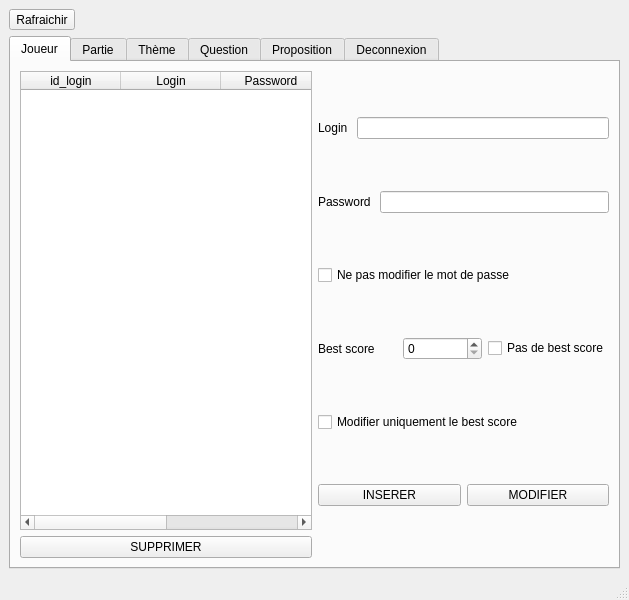
<?xml version="1.0" encoding="UTF-8"?>
<ui version="4.0">
 <class>SecondMainWindow</class>
 <widget class="QMainWindow" name="SecondMainWindow">
  <property name="windowModality">
   <enum>Qt::WindowModal</enum>
  </property>
  <property name="geometry">
   <rect>
    <x>0</x>
    <y>0</y>
    <width>629</width>
    <height>600</height>
   </rect>
  </property>
  <property name="sizePolicy">
   <sizepolicy hsizetype="Fixed" vsizetype="Fixed">
    <horstretch>0</horstretch>
    <verstretch>0</verstretch>
   </sizepolicy>
  </property>
  <property name="maximumSize">
   <size>
    <width>1200</width>
    <height>800</height>
   </size>
  </property>
  <property name="windowTitle">
   <string>MainWindow</string>
  </property>
  <widget class="QWidget" name="centralwidget">
   <layout class="QVBoxLayout" name="verticalLayout">
    <item>
     <widget class="QToolButton" name="toolButton">
      <property name="text">
       <string>Rafraichir</string>
      </property>
     </widget>
    </item>
    <item>
     <layout class="QVBoxLayout" name="layout_tableau">
      <item>
       <widget class="QTabWidget" name="tableau_onglet">
        <property name="enabled">
         <bool>true</bool>
        </property>
        <property name="maximumSize">
         <size>
          <width>1200</width>
          <height>800</height>
         </size>
        </property>
        <property name="sizeIncrement">
         <size>
          <width>0</width>
          <height>0</height>
         </size>
        </property>
        <property name="baseSize">
         <size>
          <width>0</width>
          <height>0</height>
         </size>
        </property>
        <property name="currentIndex">
         <number>0</number>
        </property>
        <widget class="QWidget" name="onglet_joueur">
         <attribute name="title">
          <string>Joueur</string>
         </attribute>
         <layout class="QVBoxLayout" name="verticalLayout_5">
          <item>
           <layout class="QHBoxLayout" name="layout_joueur">
            <item>
             <layout class="QVBoxLayout" name="layout_table_joueur">
              <item>
               <widget class="QTableWidget" name="table_joueur">
                <property name="sizePolicy">
                 <sizepolicy hsizetype="Expanding" vsizetype="Expanding">
                  <horstretch>0</horstretch>
                  <verstretch>0</verstretch>
                 </sizepolicy>
                </property>
                <property name="maximumSize">
                 <size>
                  <width>800</width>
                  <height>600</height>
                 </size>
                </property>
                <property name="lineWidth">
                 <number>1</number>
                </property>
                <attribute name="horizontalHeaderStretchLastSection">
                 <bool>true</bool>
                </attribute>
                <column>
                 <property name="text">
                  <string>id_login</string>
                 </property>
                </column>
                <column>
                 <property name="text">
                  <string>Login</string>
                 </property>
                </column>
                <column>
                 <property name="text">
                  <string>Password</string>
                 </property>
                </column>
                <column>
                 <property name="text">
                  <string>Best_score</string>
                 </property>
                </column>
               </widget>
              </item>
              <item>
               <widget class="QPushButton" name="supprimer_joueur">
                <property name="text">
                 <string>SUPPRIMER</string>
                </property>
               </widget>
              </item>
             </layout>
            </item>
            <item>
             <layout class="QVBoxLayout" name="layout_champs_joueur">
              <item>
               <layout class="QHBoxLayout" name="layou_login">
                <item>
                 <widget class="QLabel" name="label_login">
                  <property name="text">
                   <string>Login </string>
                  </property>
                 </widget>
                </item>
                <item>
                 <widget class="QLineEdit" name="line_login"/>
                </item>
               </layout>
              </item>
              <item>
               <layout class="QHBoxLayout" name="layout_password">
                <item>
                 <widget class="QLabel" name="label_password">
                  <property name="text">
                   <string>Password </string>
                  </property>
                 </widget>
                </item>
                <item>
                 <widget class="QLineEdit" name="line_password">
                  <property name="echoMode">
                   <enum>QLineEdit::Password</enum>
                  </property>
                 </widget>
                </item>
               </layout>
              </item>
              <item>
               <widget class="QCheckBox" name="checkBox_password">
                <property name="text">
                 <string>Ne pas modifier le mot de passe</string>
                </property>
               </widget>
              </item>
              <item>
               <layout class="QHBoxLayout" name="layout_bestscore">
                <item>
                 <widget class="QLabel" name="label_bestscore">
                  <property name="text">
                   <string>Best score </string>
                  </property>
                 </widget>
                </item>
                <item>
                 <widget class="QSpinBox" name="line_bestscore">
                  <property name="maximum">
                   <number>100000</number>
                  </property>
                 </widget>
                </item>
                <item>
                 <widget class="QCheckBox" name="checkBox_bestscore">
                  <property name="text">
                   <string>Pas de best score</string>
                  </property>
                 </widget>
                </item>
               </layout>
              </item>
              <item>
               <widget class="QCheckBox" name="checkBox_score_only">
                <property name="text">
                 <string>Modifier uniquement le best score</string>
                </property>
               </widget>
              </item>
              <item>
               <layout class="QHBoxLayout" name="layout_button_joueur">
                <item>
                 <widget class="QPushButton" name="inserer_joueur">
                  <property name="text">
                   <string>INSERER</string>
                  </property>
                 </widget>
                </item>
                <item>
                 <widget class="QPushButton" name="modifier_joueur">
                  <property name="text">
                   <string>MODIFIER</string>
                  </property>
                 </widget>
                </item>
               </layout>
              </item>
             </layout>
            </item>
           </layout>
          </item>
         </layout>
        </widget>
        <widget class="QWidget" name="onglet_partie">
         <attribute name="title">
          <string>Partie</string>
         </attribute>
         <layout class="QVBoxLayout" name="verticalLayout_7">
          <item>
           <layout class="QHBoxLayout" name="layout_partie">
            <item>
             <layout class="QVBoxLayout" name="layout_table_partie">
              <item>
               <widget class="QTableWidget" name="table_partie">
                <property name="maximumSize">
                 <size>
                  <width>800</width>
                  <height>600</height>
                 </size>
                </property>
                <attribute name="horizontalHeaderStretchLastSection">
                 <bool>true</bool>
                </attribute>
                <column>
                 <property name="text">
                  <string>id_partie</string>
                 </property>
                </column>
                <column>
                 <property name="text">
                  <string>Score</string>
                 </property>
                </column>
                <column>
                 <property name="text">
                  <string>Nouvelle colonne</string>
                 </property>
                </column>
                <column>
                 <property name="text">
                  <string>Question 2</string>
                 </property>
                </column>
                <column>
                 <property name="text">
                  <string>Question 3</string>
                 </property>
                </column>
               </widget>
              </item>
              <item>
               <widget class="QPushButton" name="supprimer_partie">
                <property name="text">
                 <string>SUPPRIMER</string>
                </property>
                <property name="iconSize">
                 <size>
                  <width>16</width>
                  <height>16</height>
                 </size>
                </property>
               </widget>
              </item>
             </layout>
            </item>
            <item>
             <layout class="QVBoxLayout" name="layout_champs_partie">
              <item>
               <layout class="QHBoxLayout" name="layout_score">
                <item>
                 <widget class="QLabel" name="label_score">
                  <property name="text">
                   <string>Score </string>
                  </property>
                 </widget>
                </item>
                <item>
                 <widget class="QSpinBox" name="line_score">
                  <property name="maximum">
                   <number>100000</number>
                  </property>
                 </widget>
                </item>
                <item>
                 <widget class="QCheckBox" name="checkBox_score">
                  <property name="text">
                   <string>Pas de score</string>
                  </property>
                 </widget>
                </item>
               </layout>
              </item>
              <item>
               <widget class="QCheckBox" name="checkBox_score2">
                <property name="text">
                 <string>Modifier uniquement le score</string>
                </property>
               </widget>
              </item>
              <item>
               <layout class="QHBoxLayout" name="layout_q1">
                <item>
                 <widget class="QLabel" name="label_q1">
                  <property name="text">
                   <string>Question 1 </string>
                  </property>
                 </widget>
                </item>
                <item>
                 <widget class="QComboBox" name="comboBox_q1"/>
                </item>
               </layout>
              </item>
              <item>
               <layout class="QHBoxLayout" name="layout_q2">
                <item>
                 <widget class="QLabel" name="label_q2">
                  <property name="text">
                   <string>Question 2 </string>
                  </property>
                 </widget>
                </item>
                <item>
                 <widget class="QComboBox" name="comboBox_q2"/>
                </item>
               </layout>
              </item>
              <item>
               <layout class="QHBoxLayout" name="layout_q3">
                <item>
                 <widget class="QLabel" name="label_q3">
                  <property name="text">
                   <string>Question 3 </string>
                  </property>
                 </widget>
                </item>
                <item>
                 <widget class="QComboBox" name="comboBox_q3"/>
                </item>
               </layout>
              </item>
              <item>
               <layout class="QHBoxLayout" name="layout_button_partie">
                <item>
                 <widget class="QPushButton" name="inserer_partie">
                  <property name="text">
                   <string>INSERER</string>
                  </property>
                 </widget>
                </item>
                <item>
                 <widget class="QPushButton" name="modifier_partie">
                  <property name="text">
                   <string>MODIFIER</string>
                  </property>
                 </widget>
                </item>
               </layout>
              </item>
             </layout>
            </item>
           </layout>
          </item>
         </layout>
        </widget>
        <widget class="QWidget" name="onglet_theme">
         <attribute name="title">
          <string>Thème</string>
         </attribute>
         <layout class="QVBoxLayout" name="verticalLayout_8">
          <item>
           <layout class="QHBoxLayout" name="layout_theme">
            <item>
             <layout class="QVBoxLayout" name="layout_table_theme">
              <item>
               <widget class="QTableWidget" name="table_theme">
                <property name="maximumSize">
                 <size>
                  <width>800</width>
                  <height>600</height>
                 </size>
                </property>
                <attribute name="horizontalHeaderStretchLastSection">
                 <bool>true</bool>
                </attribute>
                <column>
                 <property name="text">
                  <string>id_theme</string>
                 </property>
                </column>
                <column>
                 <property name="text">
                  <string>Thème</string>
                 </property>
                </column>
               </widget>
              </item>
              <item>
               <widget class="QPushButton" name="supprimer_theme">
                <property name="text">
                 <string>SUPPRIMER</string>
                </property>
               </widget>
              </item>
             </layout>
            </item>
            <item>
             <layout class="QVBoxLayout" name="layout_champs_theme">
              <item>
               <layout class="QHBoxLayout" name="layout_line_theme">
                <item>
                 <widget class="QLabel" name="label_theme">
                  <property name="text">
                   <string>Thème </string>
                  </property>
                 </widget>
                </item>
                <item>
                 <widget class="QLineEdit" name="line_theme"/>
                </item>
               </layout>
              </item>
              <item>
               <layout class="QHBoxLayout" name="layout_button_theme">
                <item>
                 <widget class="QPushButton" name="inserer_theme">
                  <property name="text">
                   <string>INSERER</string>
                  </property>
                 </widget>
                </item>
                <item>
                 <widget class="QPushButton" name="modifier_theme">
                  <property name="text">
                   <string>MODIFIER</string>
                  </property>
                 </widget>
                </item>
               </layout>
              </item>
             </layout>
            </item>
           </layout>
          </item>
         </layout>
        </widget>
        <widget class="QWidget" name="onglet_question">
         <attribute name="title">
          <string>Question</string>
         </attribute>
         <layout class="QVBoxLayout" name="verticalLayout_9">
          <item>
           <layout class="QHBoxLayout" name="layout_question">
            <item>
             <layout class="QVBoxLayout" name="layout_table_question">
              <item>
               <widget class="QTableWidget" name="table_question">
                <property name="maximumSize">
                 <size>
                  <width>800</width>
                  <height>600</height>
                 </size>
                </property>
                <attribute name="horizontalHeaderStretchLastSection">
                 <bool>true</bool>
                </attribute>
                <column>
                 <property name="text">
                  <string>id_question</string>
                 </property>
                </column>
                <column>
                 <property name="text">
                  <string>Question</string>
                 </property>
                </column>
                <column>
                 <property name="text">
                  <string>Choix 1</string>
                 </property>
                </column>
                <column>
                 <property name="text">
                  <string>Choix 2</string>
                 </property>
                </column>
                <column>
                 <property name="text">
                  <string>id_theme</string>
                 </property>
                </column>
               </widget>
              </item>
              <item>
               <widget class="QPushButton" name="supprimer_question">
                <property name="text">
                 <string>SUPPRIMER</string>
                </property>
               </widget>
              </item>
             </layout>
            </item>
            <item>
             <layout class="QVBoxLayout" name="layout_champs_question">
              <item>
               <layout class="QHBoxLayout" name="layout_choix_theme">
                <item>
                 <widget class="QLabel" name="label_choix_theme">
                  <property name="text">
                   <string>Thème </string>
                  </property>
                 </widget>
                </item>
                <item>
                 <widget class="QComboBox" name="comboBox_theme"/>
                </item>
               </layout>
              </item>
              <item>
               <layout class="QHBoxLayout" name="layout_line_question">
                <item>
                 <widget class="QLabel" name="label_question">
                  <property name="text">
                   <string>Question </string>
                  </property>
                 </widget>
                </item>
                <item>
                 <widget class="QLineEdit" name="line_question"/>
                </item>
               </layout>
              </item>
              <item>
               <layout class="QHBoxLayout" name="layout_choix1">
                <item>
                 <widget class="QLabel" name="label_choix1">
                  <property name="text">
                   <string>Choix 1 </string>
                  </property>
                 </widget>
                </item>
                <item>
                 <widget class="QLineEdit" name="line_choix1"/>
                </item>
               </layout>
              </item>
              <item>
               <layout class="QHBoxLayout" name="layout_choix2">
                <item>
                 <widget class="QLabel" name="label_choix2">
                  <property name="text">
                   <string>Choix 2 </string>
                  </property>
                 </widget>
                </item>
                <item>
                 <widget class="QLineEdit" name="line_choix2"/>
                </item>
               </layout>
              </item>
              <item>
               <layout class="QHBoxLayout" name="layout_button_question">
                <item>
                 <widget class="QPushButton" name="inserer_question">
                  <property name="text">
                   <string>INSERER</string>
                  </property>
                 </widget>
                </item>
                <item>
                 <widget class="QPushButton" name="modifier_question">
                  <property name="text">
                   <string>MODIFIER</string>
                  </property>
                 </widget>
                </item>
               </layout>
              </item>
             </layout>
            </item>
           </layout>
          </item>
         </layout>
        </widget>
        <widget class="QWidget" name="onglet_proposition">
         <attribute name="title">
          <string>Proposition</string>
         </attribute>
         <layout class="QVBoxLayout" name="verticalLayout_10">
          <item>
           <layout class="QHBoxLayout" name="layout_proposition">
            <property name="sizeConstraint">
             <enum>QLayout::SetMinAndMaxSize</enum>
            </property>
            <property name="leftMargin">
             <number>0</number>
            </property>
            <item>
             <layout class="QVBoxLayout" name="layout_table_proposition">
              <item>
               <widget class="QTableWidget" name="table_proposition">
                <property name="maximumSize">
                 <size>
                  <width>800</width>
                  <height>600</height>
                 </size>
                </property>
                <attribute name="horizontalHeaderStretchLastSection">
                 <bool>true</bool>
                </attribute>
                <column>
                 <property name="text">
                  <string>id_proposition</string>
                 </property>
                </column>
                <column>
                 <property name="text">
                  <string>Proposition</string>
                 </property>
                </column>
                <column>
                 <property name="text">
                  <string>Réponse</string>
                 </property>
                </column>
                <column>
                 <property name="text">
                  <string>id_question</string>
                 </property>
                </column>
               </widget>
              </item>
              <item>
               <widget class="QPushButton" name="supprimer_proposition">
                <property name="text">
                 <string>SUPPRIMER</string>
                </property>
               </widget>
              </item>
             </layout>
            </item>
            <item>
             <layout class="QVBoxLayout" name="layout_champs_proposition">
              <item>
               <layout class="QHBoxLayout" name="layout_choix_question">
                <item>
                 <widget class="QLabel" name="label_choix_question">
                  <property name="text">
                   <string>Question</string>
                  </property>
                 </widget>
                </item>
                <item>
                 <widget class="QComboBox" name="comboBox_question"/>
                </item>
               </layout>
              </item>
              <item>
               <layout class="QHBoxLayout" name="layout_line_proposition">
                <item>
                 <widget class="QLabel" name="label_proposition">
                  <property name="text">
                   <string>Proposition </string>
                  </property>
                 </widget>
                </item>
                <item>
                 <widget class="QLineEdit" name="line_proposition"/>
                </item>
               </layout>
              </item>
              <item>
               <layout class="QHBoxLayout" name="layout_choix_reponse">
                <item>
                 <widget class="QLabel" name="label_choix_reponse">
                  <property name="text">
                   <string>Réponse</string>
                  </property>
                 </widget>
                </item>
                <item>
                 <widget class="QComboBox" name="comboBox_reponse"/>
                </item>
               </layout>
              </item>
              <item>
               <layout class="QHBoxLayout" name="button_proposition">
                <item>
                 <widget class="QPushButton" name="inserer_proposition">
                  <property name="text">
                   <string>INSERER</string>
                  </property>
                 </widget>
                </item>
                <item>
                 <widget class="QPushButton" name="modifier_proposition">
                  <property name="text">
                   <string>MODIFIER</string>
                  </property>
                 </widget>
                </item>
               </layout>
              </item>
             </layout>
            </item>
           </layout>
          </item>
         </layout>
        </widget>
        <widget class="QWidget" name="onglet_deconnexion">
         <attribute name="title">
          <string>Deconnexion</string>
         </attribute>
         <layout class="QVBoxLayout" name="verticalLayout_3">
          <item>
           <widget class="QPushButton" name="button_deconnexion">
            <property name="text">
             <string>Deconnexion</string>
            </property>
           </widget>
          </item>
         </layout>
        </widget>
       </widget>
      </item>
     </layout>
    </item>
   </layout>
  </widget>
  <widget class="QMenuBar" name="menubar">
   <property name="geometry">
    <rect>
     <x>0</x>
     <y>0</y>
     <width>629</width>
     <height>25</height>
    </rect>
   </property>
  </widget>
  <widget class="QStatusBar" name="statusbar"/>
 </widget>
 <resources/>
 <connections/>
</ui>
